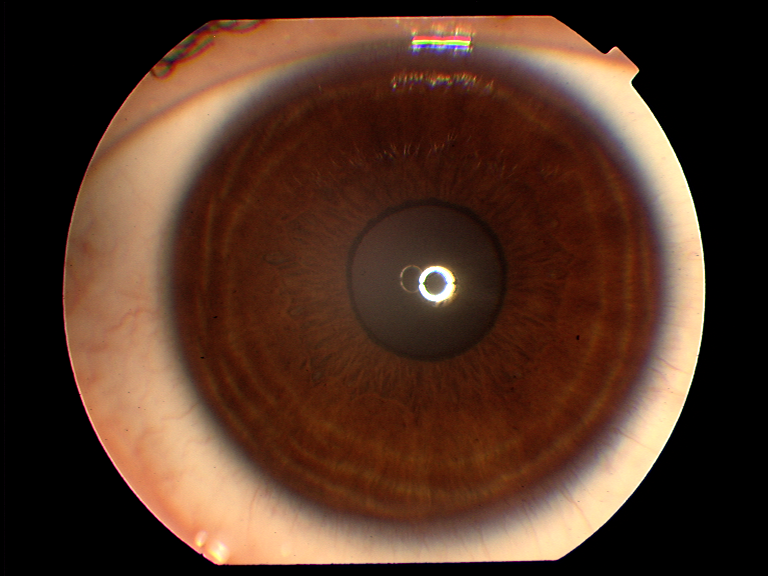
#> input picture TestAndMethods/Sharpness/test/044R_3.png, 768 x 576 px, found by its file name
$ python olhoEscuro.py
#> lines starting #> are read from the running program, lines starting #| are printed output that depends on the picture; after the words box and inside, x2 and y2 are one past the last pixel; in counts of white or black regions, pixels touching at a corner belong together
import numpy as np
import cv2 as cv
from matplotlib import pyplot as plt

img = cv.imread('044R_3.png', 0)
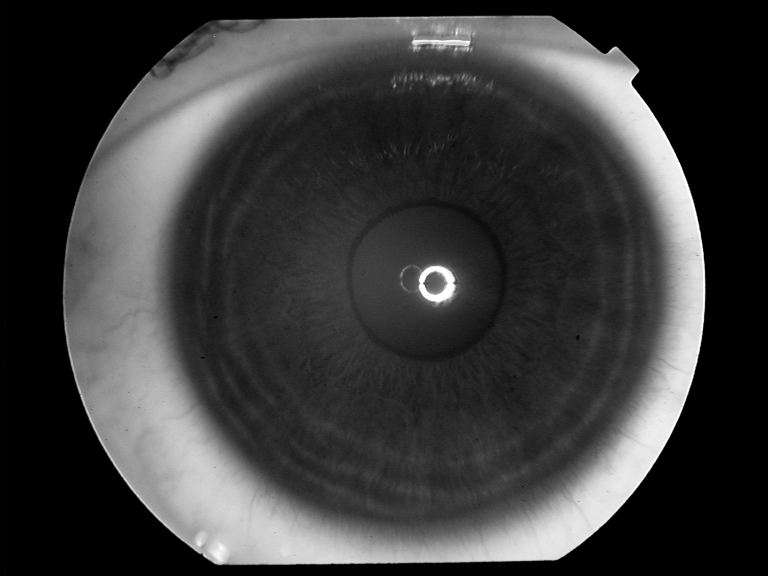
#> img: shape (576, 768); min 0, max 255, mean 59.6
edges = cv.Canny(img, 40, 50)
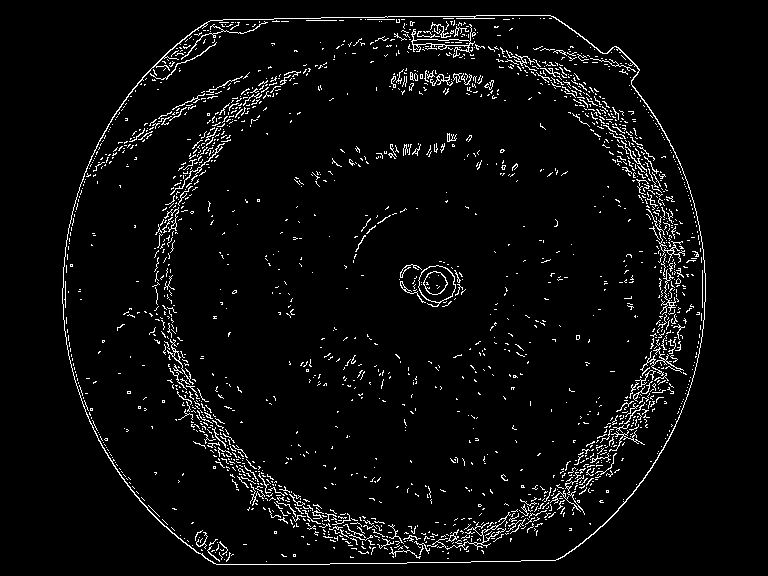
#> edges: shape (576, 768); 4.3% white in thin lines or dots, all inside (x1, y1, x2, y2) = (62, 15, 706, 565)
kernel = np.ones((5, 5), np.uint8)

dilation = cv.dilate(edges, kernel, iterations=1)
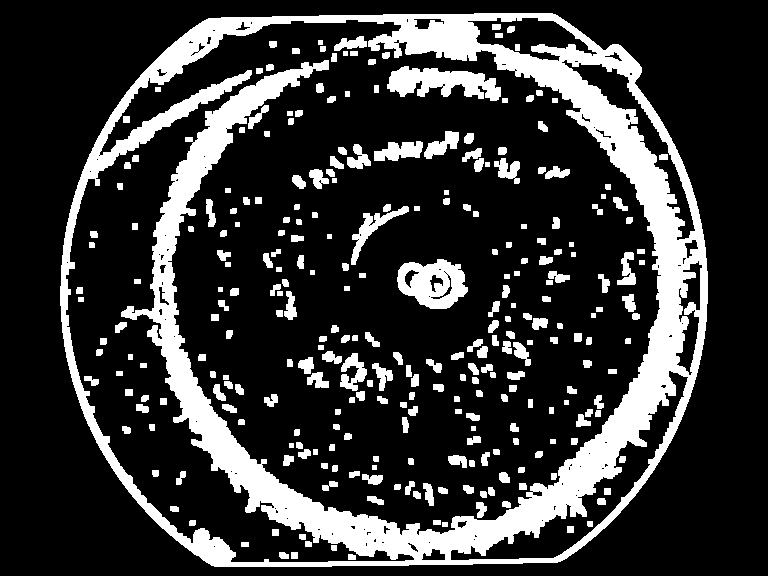
#> dilation: shape (576, 768); 20.9% white; 285 white regions, largest, box (x1, y1, x2, y2) and area: (60, 13, 708, 567) 67024, (387, 66, 501, 101) 2349, (397, 259, 468, 309) 2311
suave_dilation = cv.medianBlur(dilation, 11)
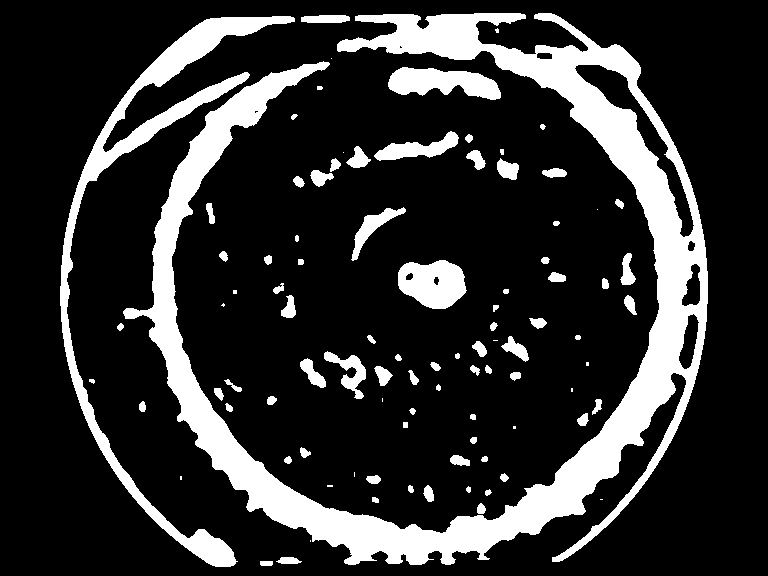
#> suave_dilation: shape (576, 768); 18.6% white; 95 white regions (16 under 20 px), largest, box (x1, y1, x2, y2) and area: (123, 13, 708, 565) 56280, (60, 16, 295, 567) 11660, (398, 260, 467, 309) 2471

closing = cv.morphologyEx(edges, cv.MORPH_CLOSE, kernel)
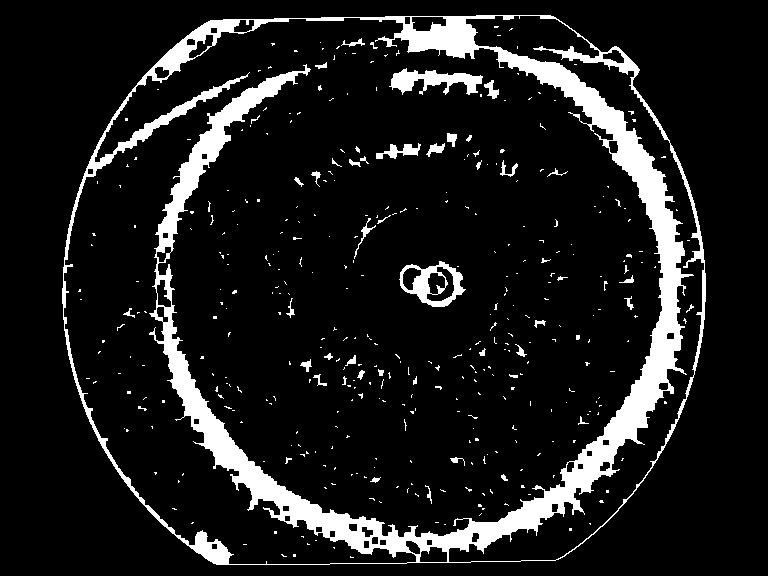
#> closing: shape (576, 768); 10.8% white; 391 white regions (344 under 20 px), largest, box (x1, y1, x2, y2) and area: (62, 15, 706, 565) 41190, (389, 68, 483, 95) 1246, (399, 261, 466, 307) 1213
suave_closing = cv.medianBlur(closing, 11)
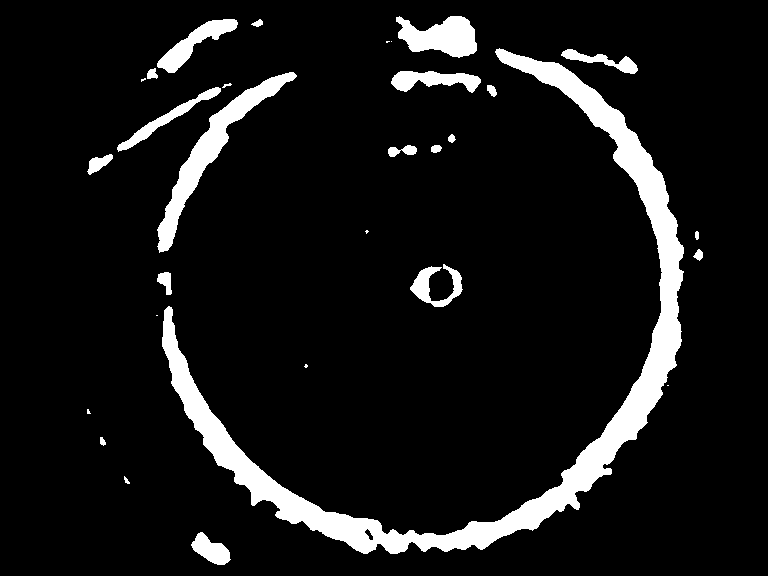
#> suave_closing: shape (576, 768); 8.6% white; 30 white regions (8 under 20 px), largest, box (x1, y1, x2, y2) and area: (162, 48, 684, 554) 24811, (157, 72, 297, 253) 4082, (396, 16, 477, 58) 2202

erosion = cv.erode(edges, kernel)
#> erosion: shape (576, 768); every value is 0

opening = cv.morphologyEx(edges, cv.MORPH_OPEN, kernel)

grad = cv.morphologyEx(edges, cv.MORPH_GRADIENT, kernel)

fig, ax = plt.subplots(ncols=8, figsize=(15, 5))
ax[0].imshow(edges, cmap='gray')
ax[0].set_title('Original')
ax[0].axis('off')

ax[1].imshow(dilation, cmap='gray')
ax[1].set_title('dilation Aplicado')
ax[1].axis('off')

ax[2].imshow(suave_dilation, cmap='gray')
ax[2].set_title('suave Aplicado')
ax[2].axis('off')

ax[3].imshow(closing, cmap='gray')
ax[3].set_title('closing Aplicado')
ax[3].axis('off')

ax[4].imshow(suave_closing, cmap='gray')
ax[4].set_title('suave Aplicado')
ax[4].axis('off')

ax[5].imshow(erosion, cmap='gray')
ax[5].set_title('erosion Aplicado')
ax[5].axis('off')

ax[6].imshow(opening, cmap='gray')
ax[6].set_title('opening Aplicado')
ax[6].axis('off')

ax[7].imshow(grad, cmap='gray')
ax[7].set_title('grad Aplicado')
ax[7].axis('off')

plt.show()

$ run again, with TestAndMethods/Sharpness/test/016R_3.png copied over TestAndMethods/Sharpness/test/044R_3.png
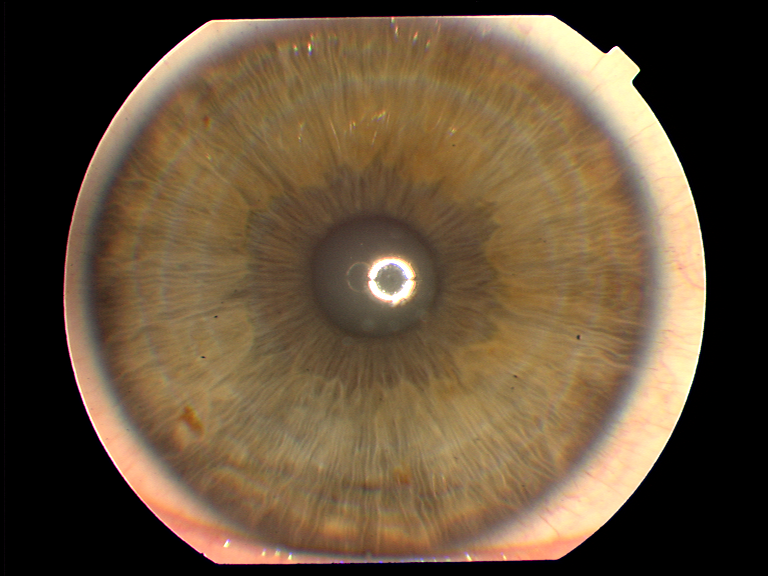
#> input picture TestAndMethods/Sharpness/test/016R_3.png, 768 x 576 px, found by its file name
#> `edges = cv.Canny(img, 40, 50)`:
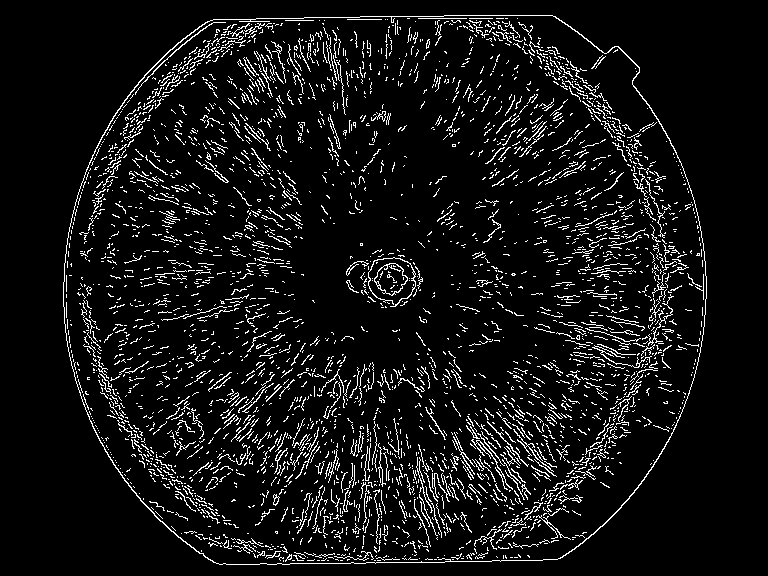
#> edges: shape (576, 768); 7.6% white in thin lines or dots, all inside (x1, y1, x2, y2) = (63, 15, 707, 565)
#> dilation: shape (576, 768); 39.1% white; 187 white regions, largest, box (x1, y1, x2, y2) and area: (61, 13, 709, 567) 139989, (344, 247, 425, 310) 3365, (127, 147, 218, 217) 2519
#> suave_dilation: shape (576, 768); 40.9% white; 45 white regions (11 under 20 px), largest, box (x1, y1, x2, y2) and area: (61, 13, 709, 567) 169618, (344, 247, 425, 310) 3617, (471, 249, 521, 317) 1549
#> closing: shape (576, 768); 18.5% white; 485 white regions (347 under 20 px), largest, box (x1, y1, x2, y2) and area: (63, 15, 707, 565) 48502, (189, 351, 478, 521) 6717, (77, 277, 239, 528) 4234
#> `suave_closing = cv.medianBlur(closing, 11)`:
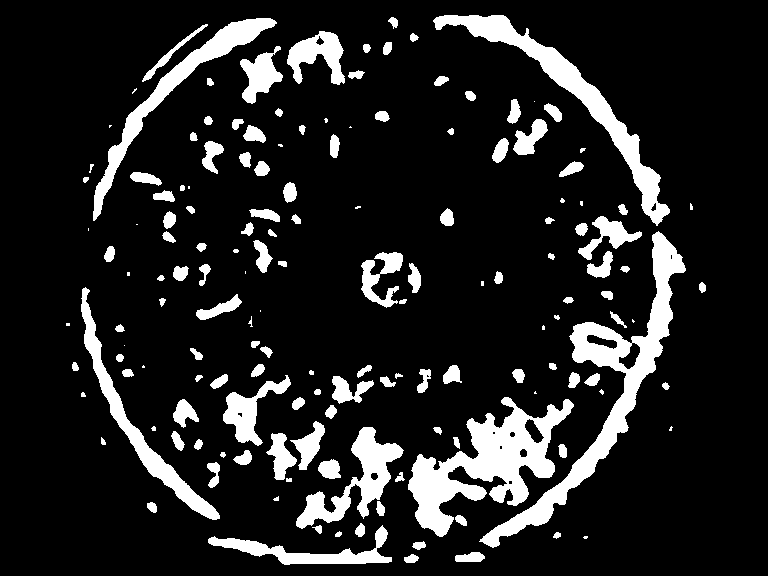
#> suave_closing: shape (576, 768); 13.3% white; 157 white regions (27 under 20 px), largest, box (x1, y1, x2, y2) and area: (408, 397, 574, 537) 8791, (479, 231, 686, 548) 8790, (433, 15, 670, 226) 5999
#> erosion: shape (576, 768); every value is 0

$ run again, with TestAndMethods/Sharpness/test/019R_2.png copied over TestAndMethods/Sharpness/test/044R_3.png
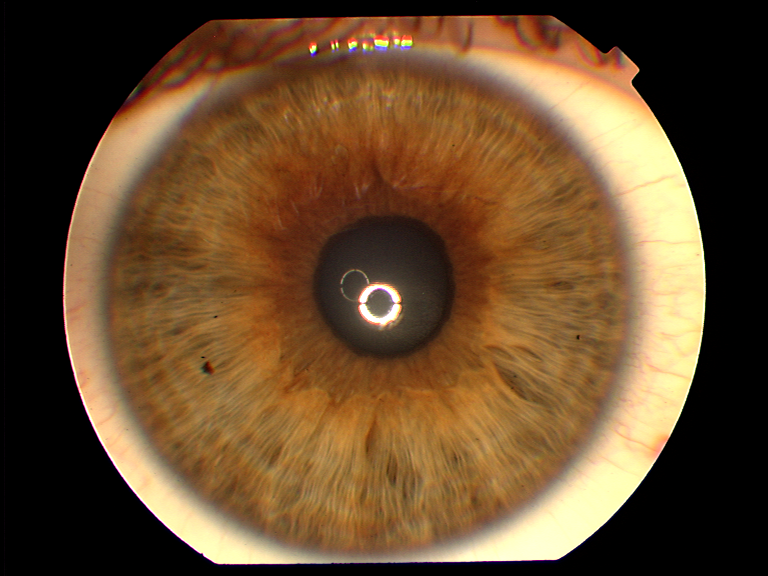
#> input picture TestAndMethods/Sharpness/test/019R_2.png, 768 x 576 px, found by its file name
#> `edges = cv.Canny(img, 40, 50)`:
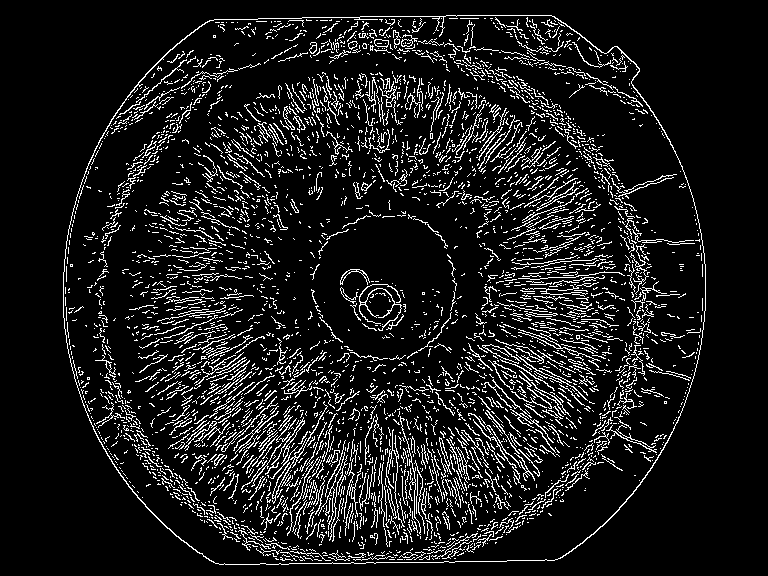
#> edges: shape (576, 768); 10.3% white in thin lines or dots, all inside (x1, y1, x2, y2) = (63, 15, 706, 565)
#> dilation: shape (576, 768); 47.1% white; 74 white regions, largest, box (x1, y1, x2, y2) and area: (61, 13, 708, 567) 199633, (338, 267, 408, 341) 2812, (308, 203, 450, 261) 1483
#> suave_dilation: shape (576, 768); 50% white; 107 black regions (14 under 20 px), largest, box (x1, y1, x2, y2) and area: (0, 0, 768, 576) 147503, (264, 142, 452, 358) 18440, (104, 139, 203, 424) 7687
#> closing: shape (576, 768); 28.3% white; 208 white regions (172 under 20 px), largest, box (x1, y1, x2, y2) and area: (63, 15, 706, 565) 119420, (340, 269, 406, 339) 1441, (310, 254, 467, 372) 1200
#> `suave_closing = cv.medianBlur(closing, 11)`:
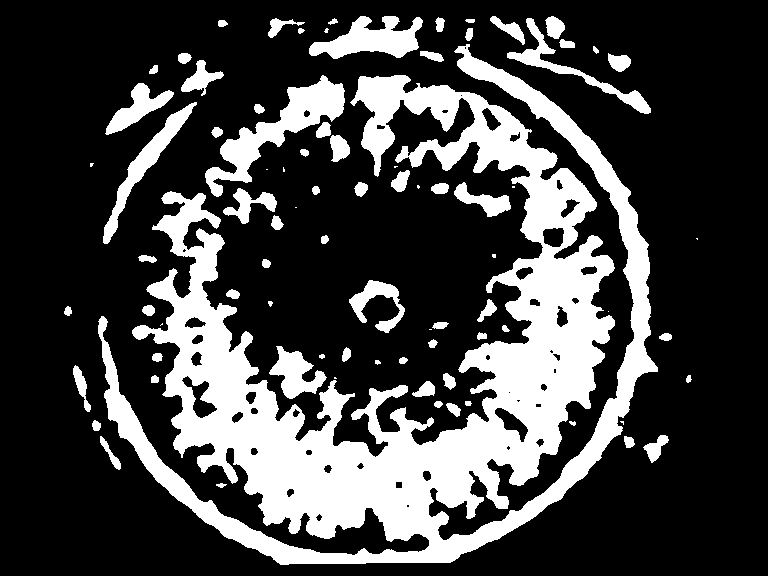
#> suave_closing: shape (576, 768); 26.1% white; 83 white regions (15 under 20 px), largest, box (x1, y1, x2, y2) and area: (98, 44, 658, 565) 91559, (205, 75, 345, 197) 4618, (309, 16, 423, 59) 2670
#> erosion: shape (576, 768); every value is 0

$ run again, with TestAndMethods/Sharpness/test/027R_3.png copied over TestAndMethods/Sharpness/test/044R_3.png
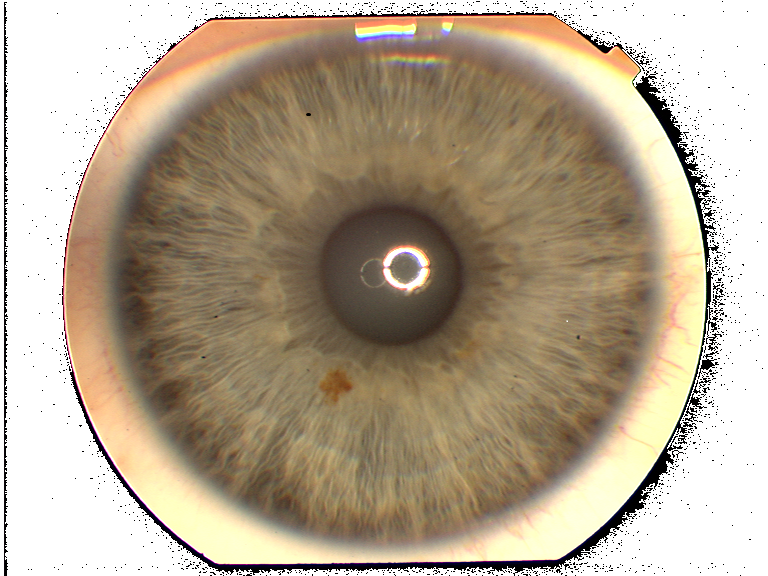
#> input picture TestAndMethods/Sharpness/test/027R_3.png, 768 x 576 px, found by its file name
#> `edges = cv.Canny(img, 40, 50)`:
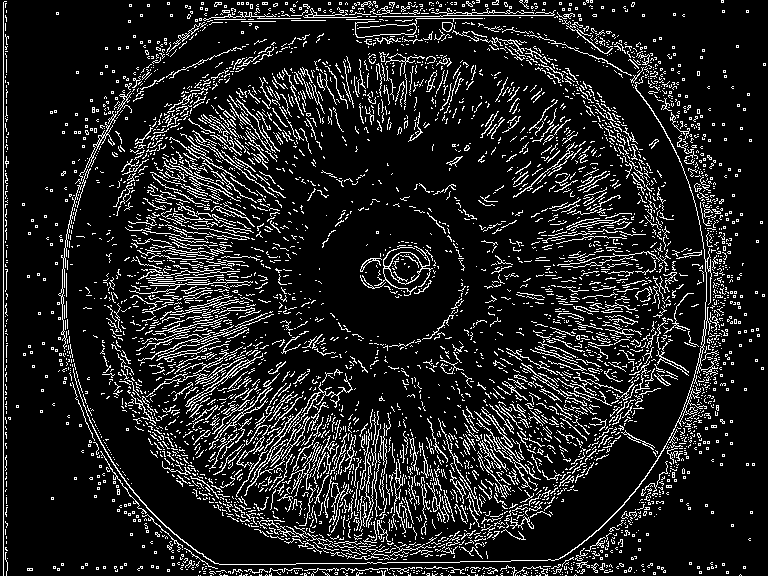
#> edges: shape (576, 768); 12.8% white in thin lines or dots
#> dilation: shape (576, 768); 56% white; 650 black regions (502 under 20 px), largest, box (x1, y1, x2, y2) and area: (267, 37, 645, 441) 49916, (6, 0, 202, 576) 47211, (564, 0, 768, 576) 38264
#> suave_dilation: shape (576, 768); 57.8% white; 112 black regions (24 under 20 px), largest, box (x1, y1, x2, y2) and area: (8, 0, 199, 576) 49074, (582, 0, 768, 576) 39794, (272, 107, 565, 348) 33522
#> closing: shape (576, 768); 35.4% white; 396 white regions (302 under 20 px), largest, box (x1, y1, x2, y2) and area: (57, 0, 743, 576) 141524, (3, 0, 11, 576) 2330, (360, 241, 439, 298) 1956
#> `suave_closing = cv.medianBlur(closing, 11)`:
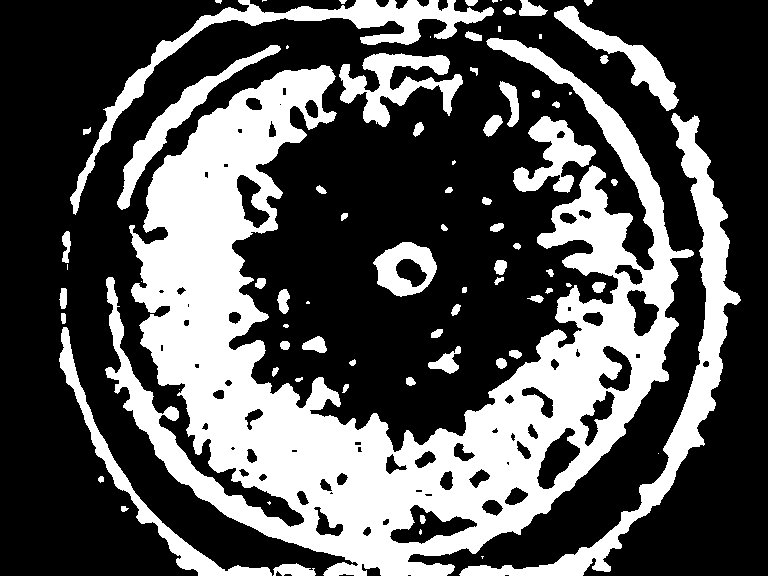
#> suave_closing: shape (576, 768); 33.7% white; 79 white regions (19 under 20 px), largest, box (x1, y1, x2, y2) and area: (105, 38, 694, 576) 105229, (459, 113, 741, 576) 12146, (70, 0, 494, 215) 7626
#> erosion: shape (576, 768); every value is 0
